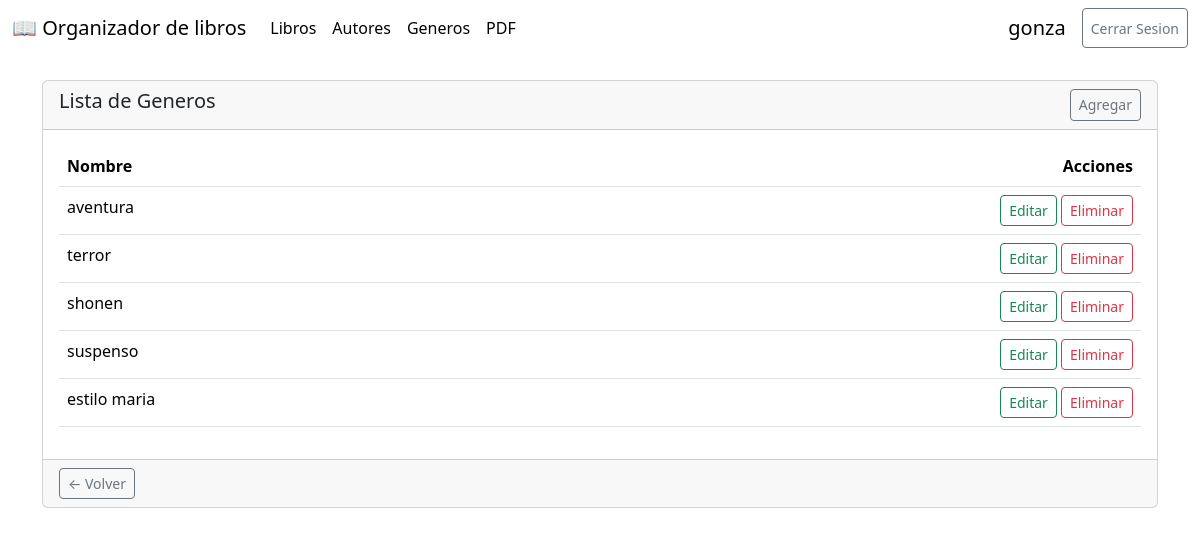
The app's page /Lista-Genero (signed in) with its own data.
### app_organizador/models.py (models this page shows, shortened)
class Genero(models.Model):
    nombre = models.CharField(max_length=200)

### app_organizador/views.py (the view)
# urls.py: path('Lista-Genero', ListaGeneros.as_view(), name='lista-genero'),
class ListaGeneros(LoginRequiredMixin, ListView):
    model = Genero
    template_name = 'genero/read_genero.html'
    context_object_name = 'generos'
    login_url = reverse_lazy('acceso-usuario')

### app_organizador/templates/genero/read_genero.html (shortened to what this page needs)
{% extends 'plantillas/plantilla_general.html' %}
{% block contenido %}
<br>
<div class="card">
    <div class="card-header d-flex">
        <h5 class="">Lista de Generos</h5>
        <div class="d-flex ms-auto">
            <a href="{% url 'crear-genero' %}" class="btn btn-outline-secondary btn-sm">Agregar</a>
        </div>
    </div>
    <div class="card-body">
        <table class="table table-hover">
            <thead>
                <tr>
                    <th scope="col">Nombre</th>
                    <th scope="col"></th>
                    <th scope="col" class="text-end">Acciones</th>
                </tr>
            </thead>
            <tbody>
                {% for genero in generos %}
                <tr>
                    <td colspan="2">{{genero.nombre}}</td>
                    <td class="text-end">
                        <a href="{% url 'editar-genero' genero.id %}"
                            class="btn btn-outline-success btn-sm">Editar</a>
                        <button type="button" class="btn btn-outline-danger btn-sm" data-bs-toggle="modal"
                            data-bs-target="#modal_eliminar_{{genero.id}}">
                            Eliminar
                        </button>
                    </td>
                </tr>
                {% endfor %}
            </tbody>
        </table>
    </div>
    <div class="card-footer text-muted">
        <a href="{% url 'home' %}" class="btn btn-outline-secondary btn-sm">&#x2190; Volver</a>
    </div>
</div>
{% endblock contenido %}

### app_organizador/templates/plantillas/plantilla_general.html (shortened to what this page needs)
<!DOCTYPE html>
<html lang="en">
<head>
    <link href="https://cdn.jsdelivr.net/npm/bootstrap@5.3.2/dist/css/bootstrap.min.css" rel="stylesheet"
>
</head>
<body>
    <nav class="navbar navbar-expand-lg bd-navbar sticky-top" style="background-color: white;">
        <div class="container-fluid">
            <a class="navbar-brand" href="{% url 'home' %}">&#128214; Organizador de libros</a>
            <div class="collapse navbar-collapse" id="navbarNavAltMarkup">
                <div class="navbar-nav">
                    {% if user.is_authenticated %}
                    <a class="nav-link active" aria-current="page" href="{% url 'lista-libro' %}">Libros</a>
                    <a class="nav-link active" aria-current="page" href="{% url 'lista-autor' %}">Autores</a>
                    <a class="nav-link active" aria-current="page" href="{% url 'lista-genero' %}">Generos</a>
                    <a class="nav-link active" aria-current="page" href="{% url 'libro-pdf' %}">PDF</a>
                    {% endif %}
                </div>
            </div>
            <div class="d-flex ms-auto">
                {% if user.is_authenticated %}
                <div class="d-flex navbar-brand">
                    {{user.username}}
                </div>
                <button type="button" class="btn btn-outline-secondary btn-sm" data-bs-toggle="modal"
                    data-bs-target="#modal_salir">
                    Cerrar Sesion
                </button>
                {% else %}
                <a class="btn btn-outline-secondary btn-sm" aria-current="page"
                    href="{% url 'acceso-usuario' %}">Login</a>
                {% endif %}
            </div>
        </div>
    </nav>
    <div class="container">
        {% block contenido %}
        {% endblock contenido %}
</body>
</html>

### records on screen
Genero: nombre "aventura"
Genero: nombre "terror"
Genero: nombre "shonen"
Genero: nombre "suspenso"
Genero: nombre "estilo maria"

### other values on screen
{{ user.username }} "gonza"
